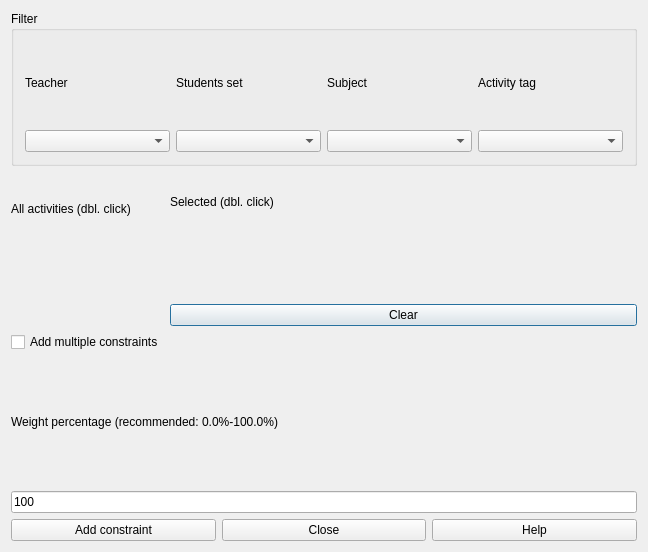
<?xml version="1.0" encoding="UTF-8"?>
<ui version="4.0">
 <class>AddConstraintActivitiesSameStartingTimeForm_template</class>
 <widget class="QDialog" name="AddConstraintActivitiesSameStartingTimeForm_template">
  <property name="geometry">
   <rect>
    <x>0</x>
    <y>0</y>
    <width>648</width>
    <height>552</height>
   </rect>
  </property>
  <property name="windowTitle">
   <string extracomment="This is the title of the dialog to add a new constraint of this type">Add activities same starting time</string>
  </property>
  <layout class="QGridLayout" name="gridLayout">
   <item row="0" column="0" colspan="2">
    <widget class="Q3GroupBox" name="groupBox2">
     <property name="title">
      <string>Filter</string>
     </property>
     <layout class="QGridLayout">
      <item row="0" column="0">
       <layout class="QGridLayout">
        <item row="0" column="3">
         <widget class="QLabel" name="activityTagsTextLabel">
          <property name="text">
           <string>Activity tag</string>
          </property>
          <property name="wordWrap">
           <bool>false</bool>
          </property>
         </widget>
        </item>
        <item row="1" column="1">
         <widget class="QComboBox" name="studentsComboBox"/>
        </item>
        <item row="1" column="3">
         <widget class="QComboBox" name="activityTagsComboBox"/>
        </item>
        <item row="0" column="1">
         <widget class="QLabel" name="studentsTextLabel">
          <property name="text">
           <string>Students set</string>
          </property>
          <property name="wordWrap">
           <bool>false</bool>
          </property>
         </widget>
        </item>
        <item row="1" column="2">
         <widget class="QComboBox" name="subjectsComboBox"/>
        </item>
        <item row="0" column="2">
         <widget class="QLabel" name="subjectsTextLabel">
          <property name="text">
           <string>Subject</string>
          </property>
          <property name="wordWrap">
           <bool>false</bool>
          </property>
         </widget>
        </item>
        <item row="1" column="0">
         <widget class="QComboBox" name="teachersComboBox"/>
        </item>
        <item row="0" column="0">
         <widget class="QLabel" name="teachersTextLabel">
          <property name="text">
           <string>Teacher</string>
          </property>
          <property name="wordWrap">
           <bool>false</bool>
          </property>
         </widget>
        </item>
       </layout>
      </item>
     </layout>
    </widget>
   </item>
   <item row="1" column="0">
    <layout class="QVBoxLayout">
     <item>
      <widget class="QLabel" name="activitiesTextLabel">
       <property name="frameShape">
        <enum>QFrame::NoFrame</enum>
       </property>
       <property name="frameShadow">
        <enum>QFrame::Plain</enum>
       </property>
       <property name="text">
        <string>All activities (dbl. click)</string>
       </property>
       <property name="wordWrap">
        <bool>false</bool>
       </property>
      </widget>
     </item>
     <item>
      <widget class="Q3ListBox" name="activitiesListBox">
       <item>
        <property name="text">
         <string>New Item</string>
        </property>
       </item>
      </widget>
     </item>
    </layout>
   </item>
   <item row="1" column="1">
    <layout class="QVBoxLayout">
     <item>
      <widget class="QLabel" name="simultaneousActivitiesTextLabel">
       <property name="frameShape">
        <enum>QFrame::NoFrame</enum>
       </property>
       <property name="frameShadow">
        <enum>QFrame::Plain</enum>
       </property>
       <property name="text">
        <string>Selected (dbl. click)</string>
       </property>
       <property name="wordWrap">
        <bool>false</bool>
       </property>
      </widget>
     </item>
     <item>
      <widget class="Q3ListBox" name="simultaneousActivitiesListBox">
       <item>
        <property name="text">
         <string>New Item</string>
        </property>
       </item>
      </widget>
     </item>
     <item>
      <layout class="QGridLayout">
       <item row="2" column="0">
        <widget class="QPushButton" name="clearPushButton">
         <property name="text">
          <string>Clear</string>
         </property>
        </widget>
       </item>
      </layout>
     </item>
    </layout>
   </item>
   <item row="2" column="0">
    <widget class="QCheckBox" name="blockCheckBox">
     <property name="sizePolicy">
      <sizepolicy hsizetype="Fixed" vsizetype="Fixed">
       <horstretch>0</horstretch>
       <verstretch>0</verstretch>
      </sizepolicy>
     </property>
     <property name="text">
      <string>Add multiple constraints</string>
     </property>
     <property name="checked">
      <bool>false</bool>
     </property>
    </widget>
   </item>
   <item row="3" column="0" colspan="2">
    <layout class="QVBoxLayout">
     <item>
      <widget class="QLabel" name="weightTextLabel">
       <property name="frameShape">
        <enum>QFrame::NoFrame</enum>
       </property>
       <property name="frameShadow">
        <enum>QFrame::Plain</enum>
       </property>
       <property name="text">
        <string>Weight percentage (recommended: 0.0%-100.0%)</string>
       </property>
       <property name="wordWrap">
        <bool>false</bool>
       </property>
      </widget>
     </item>
     <item>
      <widget class="QLineEdit" name="weightLineEdit">
       <property name="text">
        <string>100</string>
       </property>
      </widget>
     </item>
    </layout>
   </item>
   <item row="4" column="0" colspan="2">
    <layout class="QHBoxLayout" name="horizontalLayout">
     <item>
      <widget class="QPushButton" name="addConstraintPushButton">
       <property name="text">
        <string>Add constraint</string>
       </property>
      </widget>
     </item>
     <item>
      <widget class="QPushButton" name="closePushButton">
       <property name="text">
        <string>Close</string>
       </property>
      </widget>
     </item>
     <item>
      <widget class="QPushButton" name="helpPushButton">
       <property name="text">
        <string>Help</string>
       </property>
      </widget>
     </item>
    </layout>
   </item>
  </layout>
 </widget>
 <layoutdefault spacing="6" margin="11"/>
 <customwidgets>
  <customwidget>
   <class>Q3GroupBox</class>
   <extends>QGroupBox</extends>
   <header>Qt3Support/Q3GroupBox</header>
   <container>1</container>
  </customwidget>
  <customwidget>
   <class>Q3Frame</class>
   <extends>QFrame</extends>
   <header>Qt3Support/Q3Frame</header>
   <container>1</container>
  </customwidget>
  <customwidget>
   <class>Q3ListBox</class>
   <extends>Q3Frame</extends>
   <header>q3listbox.h</header>
  </customwidget>
 </customwidgets>
 <tabstops>
  <tabstop>teachersComboBox</tabstop>
  <tabstop>studentsComboBox</tabstop>
  <tabstop>subjectsComboBox</tabstop>
  <tabstop>activityTagsComboBox</tabstop>
  <tabstop>activitiesListBox</tabstop>
  <tabstop>simultaneousActivitiesListBox</tabstop>
  <tabstop>blockCheckBox</tabstop>
  <tabstop>weightLineEdit</tabstop>
  <tabstop>addConstraintPushButton</tabstop>
  <tabstop>closePushButton</tabstop>
  <tabstop>helpPushButton</tabstop>
  <tabstop>clearPushButton</tabstop>
 </tabstops>
 <resources/>
 <connections/>
</ui>
